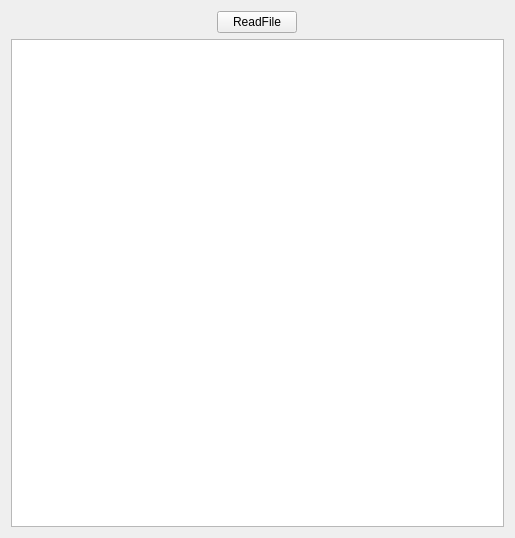
<?xml version="1.0" encoding="UTF-8"?>
<ui version="4.0">
 <class>Widget</class>
 <widget class="QWidget" name="Widget">
  <property name="geometry">
   <rect>
    <x>0</x>
    <y>0</y>
    <width>515</width>
    <height>538</height>
   </rect>
  </property>
  <property name="windowTitle">
   <string>Widget</string>
  </property>
  <layout class="QGridLayout" name="gridLayout">
   <item row="0" column="0">
    <spacer name="horizontalSpacer">
     <property name="orientation">
      <enum>Qt::Horizontal</enum>
     </property>
     <property name="sizeHint" stdset="0">
      <size>
       <width>202</width>
       <height>20</height>
      </size>
     </property>
    </spacer>
   </item>
   <item row="0" column="1">
    <widget class="QPushButton" name="buttonRead">
     <property name="text">
      <string>ReadFile</string>
     </property>
    </widget>
   </item>
   <item row="0" column="2">
    <spacer name="horizontalSpacer_2">
     <property name="orientation">
      <enum>Qt::Horizontal</enum>
     </property>
     <property name="sizeHint" stdset="0">
      <size>
       <width>202</width>
       <height>20</height>
      </size>
     </property>
    </spacer>
   </item>
   <item row="1" column="0" colspan="3">
    <widget class="QTextEdit" name="textEdit"/>
   </item>
  </layout>
 </widget>
 <resources/>
 <connections/>
</ui>
